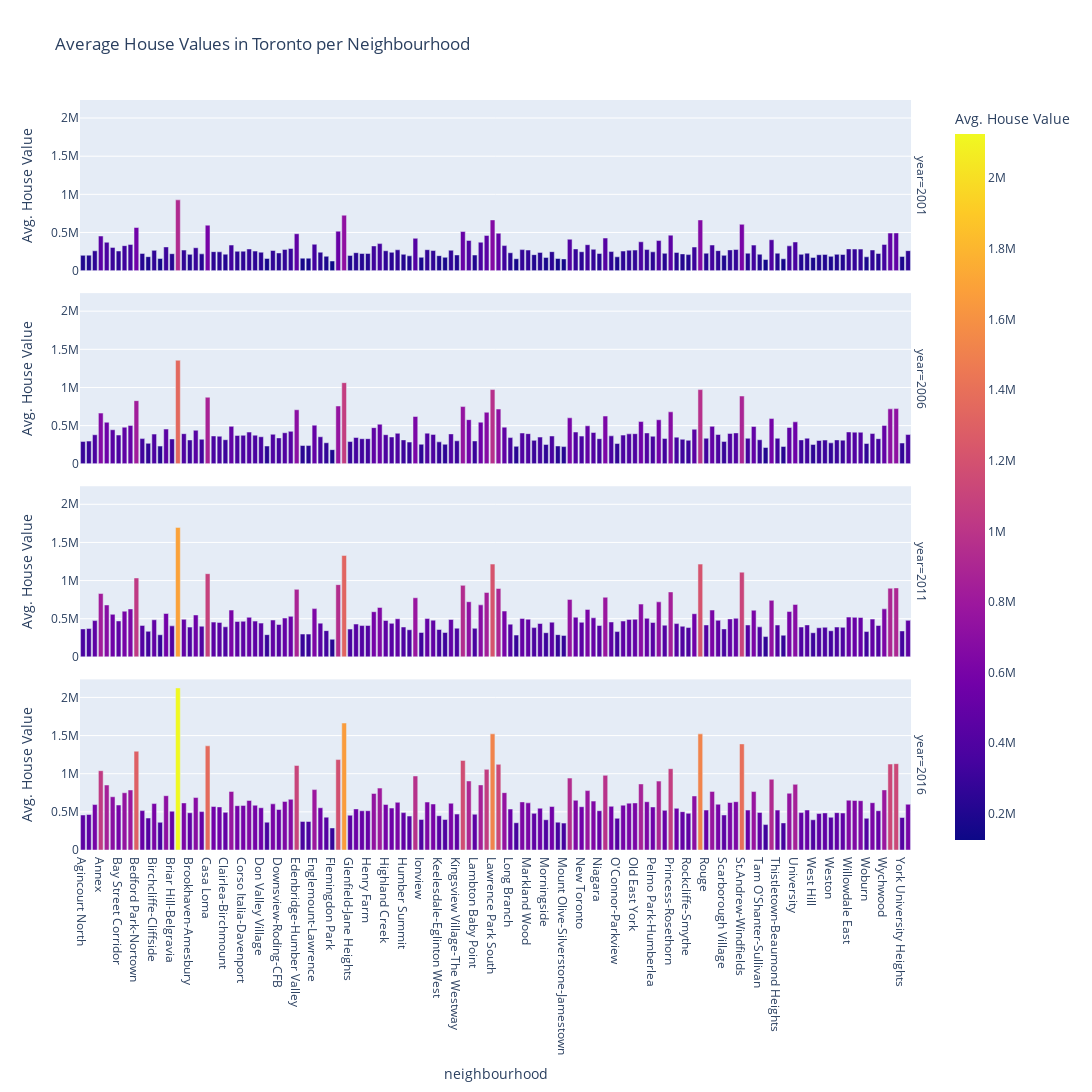

The notebook cell this image was saved under:
### Code cell
# Creating bar chart row facet to plot
fig = px.bar(
    ave_house_val,
    x="neighbourhood",
    y="Avg. House Value",
    color="Avg. House Value",
    facet_row="year",
    title="Average House Values in Toronto per Neighbourhood",
    width=1200,
    height=1200)
fig

### Figure 1 — Plotly figure (JSON) as saved in the notebook; plotly's stock layout.template omitted (floating-point values rounded to 4 significant figures; data arrays with more than 128 entries replaced by an {"elided": "..."} marker saying what was removed)
{"data": [{"alignmentgroup": "True", "hovertemplate": "year=2001<br>neighbourhood=%{x}<br>Avg. House Value=%{marker.color}<extra></extra>", "legendgroup": "", "marker": {"color": {"elided": "140 int values"}, "coloraxis": "coloraxis", "pattern": {"shape": ""}}, "name": "", "offsetgroup": "", "orientation": "v", "showlegend": false, "textposition": "auto", "type": "bar", "x": {"elided": "140 str values"}, "xaxis": "x4", "y": {"elided": "140 int values"}, "yaxis": "y4"}, {"alignmentgroup": "True", "hovertemplate": "year=2006<br>neighbourhood=%{x}<br>Avg. House Value=%{marker.color}<extra></extra>", "legendgroup": "", "marker": {"color": {"elided": "140 int values"}, "coloraxis": "coloraxis", "pattern": {"shape": ""}}, "name": "", "offsetgroup": "", "orientation": "v", "showlegend": false, "textposition": "auto", "type": "bar", "x": {"elided": "140 str values"}, "xaxis": "x3", "y": {"elided": "140 int values"}, "yaxis": "y3"}, {"alignmentgroup": "True", "hovertemplate": "year=2011<br>neighbourhood=%{x}<br>Avg. House Value=%{marker.color}<extra></extra>", "legendgroup": "", "marker": {"color": {"elided": "140 int values"}, "coloraxis": "coloraxis", "pattern": {"shape": ""}}, "name": "", "offsetgroup": "", "orientation": "v", "showlegend": false, "textposition": "auto", "type": "bar", "x": {"elided": "140 str values"}, "xaxis": "x2", "y": {"elided": "140 int values"}, "yaxis": "y2"}, {"alignmentgroup": "True", "hovertemplate": "year=2016<br>neighbourhood=%{x}<br>Avg. House Value=%{marker.color}<extra></extra>", "legendgroup": "", "marker": {"color": {"elided": "140 int values"}, "coloraxis": "coloraxis", "pattern": {"shape": ""}}, "name": "", "offsetgroup": "", "orientation": "v", "showlegend": false, "textposition": "auto", "type": "bar", "x": {"elided": "140 str values"}, "xaxis": "x", "y": {"elided": "140 int values"}, "yaxis": "y"}], "layout": {"annotations": [{"font": {}, "showarrow": false, "text": "year=2016", "textangle": 90, "x": 0.98, "xanchor": "left", "xref": "paper", "y": 0.1138, "yanchor": "middle", "yref": "paper"}, {"font": {}, "showarrow": false, "text": "year=2011", "textangle": 90, "x": 0.98, "xanchor": "left", "xref": "paper", "y": 0.3712, "yanchor": "middle", "yref": "paper"}, {"font": {}, "showarrow": false, "text": "year=2006", "textangle": 90, "x": 0.98, "xanchor": "left", "xref": "paper", "y": 0.6288, "yanchor": "middle", "yref": "paper"}, {"font": {}, "showarrow": false, "text": "year=2001", "textangle": 90, "x": 0.98, "xanchor": "left", "xref": "paper", "y": 0.8862, "yanchor": "middle", "yref": "paper"}], "barmode": "relative", "coloraxis": {"colorbar": {"title": {"text": "Avg. House Value"}}, "colorscale": [[0, "#0d0887"], [0.1111, "#46039f"], [0.2222, "#7201a8"], [0.3333, "#9c179e"], [0.4444, "#bd3786"], [0.5556, "#d8576b"], [0.6667, "#ed7953"], [0.7778, "#fb9f3a"], [0.8889, "#fdca26"], [1, "#f0f921"]]}, "height": 1200, "legend": {"tracegroupgap": 0}, "title": {"text": "Average House Values in Toronto per Neighbourhood"}, "width": 1200, "xaxis": {"anchor": "y", "domain": [0, 0.98], "title": {"text": "neighbourhood"}}, "xaxis2": {"anchor": "y2", "domain": [0, 0.98], "matches": "x", "showticklabels": false}, "xaxis3": {"anchor": "y3", "domain": [0, 0.98], "matches": "x", "showticklabels": false}, "xaxis4": {"anchor": "y4", "domain": [0, 0.98], "matches": "x", "showticklabels": false}, "yaxis": {"anchor": "x", "domain": [0, 0.2275], "title": {"text": "Avg. House Value"}}, "yaxis2": {"anchor": "x2", "domain": [0.2575, 0.485], "matches": "y", "title": {"text": "Avg. House Value"}}, "yaxis3": {"anchor": "x3", "domain": [0.515, 0.7425], "matches": "y", "title": {"text": "Avg. House Value"}}, "yaxis4": {"anchor": "x4", "domain": [0.7725, 1], "matches": "y", "title": {"text": "Avg. House Value"}}}}
